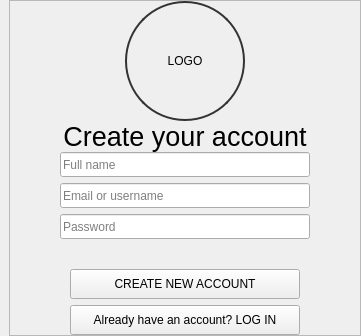
             <widget class="QWidget" name="right_signup_page">
              <layout class="QVBoxLayout" name="verticalLayout_13">
               <property name="leftMargin">
                <number>9</number>
               </property>
               <property name="topMargin">
                <number>0</number>
               </property>
               <property name="rightMargin">
                <number>0</number>
               </property>
               <property name="bottomMargin">
                <number>0</number>
               </property>
               <item alignment="Qt::AlignHCenter">
                <widget class="QFrame" name="frame_2">
                 <property name="frameShape">
                  <enum>QFrame::StyledPanel</enum>
                 </property>
                 <property name="frameShadow">
                  <enum>QFrame::Raised</enum>
                 </property>
                 <layout class="QVBoxLayout" name="verticalLayout_9">
                  <property name="spacing">
                   <number>0</number>
                  </property>
                  <property name="leftMargin">
                   <number>0</number>
                  </property>
                  <property name="topMargin">
                   <number>0</number>
                  </property>
                  <property name="rightMargin">
                   <number>0</number>
                  </property>
                  <property name="bottomMargin">
                   <number>0</number>
                  </property>
                  <item alignment="Qt::AlignHCenter">
                   <widget class="QLabel" name="signup_photo_label">
                    <property name="minimumSize">
                     <size>
                      <width>120</width>
                      <height>120</height>
                     </size>
                    </property>
                    <property name="maximumSize">
                     <size>
                      <width>120</width>
                      <height>120</height>
                     </size>
                    </property>
                    <property name="styleSheet">
                     <string notr="true">border-radius: 60px;  border: 1.5px solid #333;</string>
                    </property>
                    <property name="text">
                     <string>LOGO</string>
                    </property>
                    <property name="alignment">
                     <set>Qt::AlignCenter</set>
                    </property>
                   </widget>
                  </item>
                  <item alignment="Qt::AlignHCenter">
                   <widget class="QLabel" name="label_31">
                    <property name="sizePolicy">
                     <sizepolicy hsizetype="Preferred" vsizetype="Preferred">
                      <horstretch>0</horstretch>
                      <verstretch>0</verstretch>
                     </sizepolicy>
                    </property>
                    <property name="maximumSize">
                     <size>
                      <width>16777215</width>
                      <height>50</height>
                     </size>
                    </property>
                    <property name="font">
                     <font>
                      <pointsize>20</pointsize>
                     </font>
                    </property>
                    <property name="text">
                     <string>Create your account</string>
                    </property>
                    <property name="scaledContents">
                     <bool>true</bool>
                    </property>
                    <property name="alignment">
                     <set>Qt::AlignCenter</set>
                    </property>
                   </widget>
                  </item>
                  <item>
                   <layout class="QVBoxLayout" name="verticalLayout_10">
                    <property name="leftMargin">
                     <number>50</number>
                    </property>
                    <property name="topMargin">
                     <number>0</number>
                    </property>
                    <property name="rightMargin">
                     <number>50</number>
                    </property>
                    <property name="bottomMargin">
                     <number>0</number>
                    </property>
                    <item>
                     <layout class="QVBoxLayout" name="verticalLayout_11">
                      <property name="spacing">
                       <number>6</number>
                      </property>
                      <property name="sizeConstraint">
                       <enum>QLayout::SetMinimumSize</enum>
                      </property>
                      <property name="topMargin">
                       <number>0</number>
                      </property>
                      <property name="rightMargin">
                       <number>0</number>
                      </property>
                      <property name="bottomMargin">
                       <number>15</number>
                      </property>
                      <item>
                       <widget class="QLineEdit" name="full_name_lineEdit">
                        <property name="sizePolicy">
                         <sizepolicy hsizetype="Preferred" vsizetype="Preferred">
                          <horstretch>0</horstretch>
                          <verstretch>0</verstretch>
                         </sizepolicy>
                        </property>
                        <property name="minimumSize">
                         <size>
                          <width>250</width>
                          <height>25</height>
                         </size>
                        </property>
                        <property name="maximumSize">
                         <size>
                          <width>250</width>
                          <height>25</height>
                         </size>
                        </property>
                        <property name="styleSheet">
                         <string notr="true" />
                        </property>
                        <property name="text">
                         <string />
                        </property>
                        <property name="placeholderText">
                         <string>Full name</string>
                        </property>
                       </widget>
                      </item>
                      <item>
                       <widget class="QLineEdit" name="signup_username_lineEdit">
                        <property name="minimumSize">
                         <size>
                          <width>0</width>
                          <height>25</height>
                         </size>
                        </property>
                        <property name="styleSheet">
                         <string notr="true" />
                        </property>
                        <property name="placeholderText">
                         <string>Email or username</string>
                        </property>
                       </widget>
                      </item>
                      <item>
                       <widget class="QLineEdit" name="signup_password_lineEdit">
                        <property name="minimumSize">
                         <size>
                          <width>0</width>
                          <height>25</height>
                         </size>
                        </property>
                        <property name="styleSheet">
                         <string notr="true" />
                        </property>
                        <property name="placeholderText">
                         <string>Password</string>
                        </property>
                       </widget>
                      </item>
                     </layout>
                    </item>
                    <item>
                     <layout class="QVBoxLayout" name="verticalLayout_12">
                      <property name="spacing">
                       <number>6</number>
                      </property>
                      <property name="sizeConstraint">
                       <enum>QLayout::SetMaximumSize</enum>
                      </property>
                      <property name="topMargin">
                       <number>15</number>
                      </property>
                      <property name="bottomMargin">
                       <number>0</number>
                      </property>
                      <item alignment="Qt::AlignHCenter">
                       <widget class="QPushButton" name="signup_button">
                        <property name="minimumSize">
                         <size>
                          <width>230</width>
                          <height>30</height>
                         </size>
                        </property>
                        <property name="maximumSize">
                         <size>
                          <width>230</width>
                          <height>30</height>
                         </size>
                        </property>
                        <property name="cursor">
                         <cursorShape>PointingHandCursor</cursorShape>
                        </property>
                        <property name="styleSheet">
                         <string notr="true" />
                        </property>
                        <property name="text">
                         <string>CREATE NEW ACCOUNT</string>
                        </property>
                       </widget>
                      </item>
                      <item alignment="Qt::AlignHCenter">
                       <widget class="QPushButton" name="to_login_button">
                        <property name="minimumSize">
                         <size>
                          <width>230</width>
                          <height>30</height>
                         </size>
                        </property>
                        <property name="maximumSize">
                         <size>
                          <width>230</width>
                          <height>30</height>
                         </size>
                        </property>
                        <property name="cursor">
                         <cursorShape>PointingHandCursor</cursorShape>
                        </property>
                        <property name="styleSheet">
                         <string notr="true" />
                        </property>
                        <property name="text">
                         <string>Already have an account? LOG IN</string>
                        </property>
                       </widget>
                      </item>
                     </layout>
                    </item>
                   </layout>
                  </item>
                 </layout>
                </widget>
               </item>
              </layout>
             </widget>
